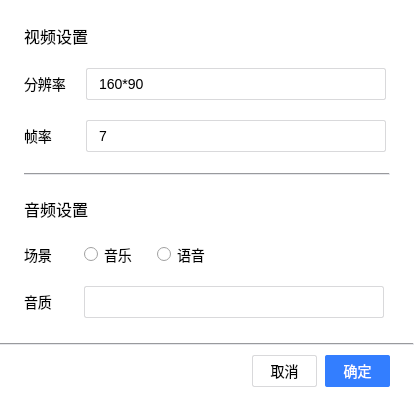
<?xml version="1.0" encoding="UTF-8"?>
<ui version="4.0">
 <class>NESettingWidget</class>
 <widget class="QWidget" name="NESettingWidget">
  <property name="geometry">
   <rect>
    <x>0</x>
    <y>0</y>
    <width>414</width>
    <height>397</height>
   </rect>
  </property>
  <property name="minimumSize">
   <size>
    <width>408</width>
    <height>397</height>
   </size>
  </property>
  <property name="maximumSize">
   <size>
    <width>422</width>
    <height>397</height>
   </size>
  </property>
  <property name="windowTitle">
   <string>Form</string>
  </property>
  <property name="styleSheet">
   <string notr="true">QWidget#NESettingWidget{
	background-color: rgb(255, 255, 255);
}
</string>
  </property>
  <layout class="QVBoxLayout" name="verticalLayout_4">
   <property name="spacing">
    <number>0</number>
   </property>
   <property name="leftMargin">
    <number>0</number>
   </property>
   <property name="topMargin">
    <number>0</number>
   </property>
   <property name="rightMargin">
    <number>0</number>
   </property>
   <property name="bottomMargin">
    <number>0</number>
   </property>
   <item>
    <widget class="QFrame" name="frame">
     <property name="frameShape">
      <enum>QFrame::NoFrame</enum>
     </property>
     <property name="frameShadow">
      <enum>QFrame::Raised</enum>
     </property>
     <layout class="QVBoxLayout" name="verticalLayout_3">
      <property name="spacing">
       <number>20</number>
      </property>
      <property name="leftMargin">
       <number>24</number>
      </property>
      <property name="topMargin">
       <number>24</number>
      </property>
      <property name="rightMargin">
       <number>24</number>
      </property>
      <property name="bottomMargin">
       <number>24</number>
      </property>
      <item>
       <layout class="QVBoxLayout" name="verticalLayout">
        <property name="spacing">
         <number>20</number>
        </property>
        <item>
         <widget class="QLabel" name="label">
          <property name="styleSheet">
           <string notr="true">font-size: 16px</string>
          </property>
          <property name="text">
           <string>视频设置</string>
          </property>
         </widget>
        </item>
        <item>
         <layout class="QFormLayout" name="formLayout">
          <property name="horizontalSpacing">
           <number>20</number>
          </property>
          <property name="verticalSpacing">
           <number>20</number>
          </property>
          <item row="0" column="0">
           <widget class="QLabel" name="label_3">
            <property name="styleSheet">
             <string notr="true">font-size: 14px</string>
            </property>
            <property name="text">
             <string>分辨率</string>
            </property>
           </widget>
          </item>
          <item row="0" column="1">
           <widget class="QComboBox" name="comboxProfile">
            <property name="minimumSize">
             <size>
              <width>300</width>
              <height>32</height>
             </size>
            </property>
            <property name="maximumSize">
             <size>
              <width>300</width>
              <height>32</height>
             </size>
            </property>
            <property name="styleSheet">
             <string notr="true">QComboBox {
    border:1px solid #d9d9db;
    border-radius: 2px;
    padding-left: 12px;
	font-size: 14px;
}

QComboBox::drop-down {
    subcontrol-origin: padding;
    subcontrol-position: top right;
    width: 8px;
	border-left-style: solid;
    border-left-width: 1px;
	padding-right: 12px;
}

QComboBox::down-arrow {
	image: url(:/image/triangle-combox.png);
    max-width: 8px;
    max-height: 4px;
}


</string>
            </property>
            <item>
             <property name="text">
              <string>160*90</string>
             </property>
            </item>
            <item>
             <property name="text">
              <string>320*180</string>
             </property>
            </item>
            <item>
             <property name="text">
              <string>640*360</string>
             </property>
            </item>
            <item>
             <property name="text">
              <string>1280*720</string>
             </property>
            </item>
            <item>
             <property name="text">
              <string>1920*1080</string>
             </property>
            </item>
           </widget>
          </item>
          <item row="1" column="0">
           <widget class="QLabel" name="label_4">
            <property name="styleSheet">
             <string notr="true">font-size: 14px</string>
            </property>
            <property name="text">
             <string>帧率</string>
            </property>
           </widget>
          </item>
          <item row="1" column="1">
           <widget class="QComboBox" name="comboxFramerate">
            <property name="minimumSize">
             <size>
              <width>300</width>
              <height>32</height>
             </size>
            </property>
            <property name="maximumSize">
             <size>
              <width>300</width>
              <height>32</height>
             </size>
            </property>
            <property name="styleSheet">
             <string notr="true">QComboBox {
    border:1px solid #d9d9db;
    border-radius: 2px;
    padding-left: 12px;
	font-size: 14px;
}

QComboBox::drop-down {
    subcontrol-origin: padding;
    subcontrol-position: top right;
    width: 8px;
	border-left-style: solid;
    border-left-width: 1px;
	padding-right: 12px;
}


QComboBox::down-arrow {
	image: url(:/image/triangle-combox.png);
    max-width: 8px;
    max-height: 4px;
}

</string>
            </property>
            <item>
             <property name="text">
              <string>7</string>
             </property>
            </item>
            <item>
             <property name="text">
              <string>10</string>
             </property>
            </item>
            <item>
             <property name="text">
              <string>15</string>
             </property>
            </item>
            <item>
             <property name="text">
              <string>24</string>
             </property>
            </item>
            <item>
             <property name="text">
              <string>30</string>
             </property>
            </item>
           </widget>
          </item>
         </layout>
        </item>
       </layout>
      </item>
      <item>
       <widget class="Line" name="line">
        <property name="styleSheet">
         <string notr="true">background-color: rgb(230, 231, 235);</string>
        </property>
        <property name="frameShadow">
         <enum>QFrame::Raised</enum>
        </property>
        <property name="orientation">
         <enum>Qt::Horizontal</enum>
        </property>
       </widget>
      </item>
      <item>
       <layout class="QVBoxLayout" name="verticalLayout_2">
        <property name="spacing">
         <number>20</number>
        </property>
        <item>
         <widget class="QLabel" name="label_2">
          <property name="styleSheet">
           <string notr="true">font-size: 16px</string>
          </property>
          <property name="text">
           <string>音频设置</string>
          </property>
         </widget>
        </item>
        <item>
         <layout class="QFormLayout" name="formLayout_2">
          <property name="horizontalSpacing">
           <number>32</number>
          </property>
          <property name="verticalSpacing">
           <number>20</number>
          </property>
          <item row="0" column="0">
           <widget class="QLabel" name="label_5">
            <property name="styleSheet">
             <string notr="true">font-size: 14px</string>
            </property>
            <property name="text">
             <string>场景</string>
            </property>
           </widget>
          </item>
          <item row="0" column="1">
           <layout class="QHBoxLayout" name="horizontalLayout">
            <property name="spacing">
             <number>24</number>
            </property>
            <item>
             <widget class="QRadioButton" name="rBMusic">
              <property name="styleSheet">
               <string notr="true">QRadioButton {
	min-width: 14px;
	min-height: 14px;
    font-size: 14px;
}

QRadioButton::indicator {
	width: 14px;
	height: 14px;
}

QRadioButton::indicator::unchecked {
	border-image: url(:/image/radio-uncheck.png);
}

QRadioButton::indicator::checked {
	
	border-image: url(:/image/radio-check.png);
}</string>
              </property>
              <property name="text">
               <string>音乐</string>
              </property>
             </widget>
            </item>
            <item>
             <widget class="QRadioButton" name="rBVoice">
              <property name="styleSheet">
               <string notr="true">QRadioButton {
	min-width: 14px;
	min-height: 14px;
    font-size: 14px;
}

QRadioButton::indicator {
	width: 14px;
	height: 14px;
}

QRadioButton::indicator::unchecked {
	border-image: url(:/image/radio-uncheck.png);
}

QRadioButton::indicator::checked {
	
	border-image: url(:/image/radio-check.png);
}</string>
              </property>
              <property name="text">
               <string>语音</string>
              </property>
             </widget>
            </item>
            <item>
             <spacer name="horizontalSpacer">
              <property name="orientation">
               <enum>Qt::Horizontal</enum>
              </property>
              <property name="sizeHint" stdset="0">
               <size>
                <width>40</width>
                <height>20</height>
               </size>
              </property>
             </spacer>
            </item>
           </layout>
          </item>
          <item row="1" column="0">
           <widget class="QLabel" name="label_6">
            <property name="styleSheet">
             <string notr="true">font-size: 14px</string>
            </property>
            <property name="text">
             <string>音质</string>
            </property>
           </widget>
          </item>
          <item row="1" column="1">
           <widget class="QComboBox" name="comboxAudioQuality">
            <property name="minimumSize">
             <size>
              <width>300</width>
              <height>32</height>
             </size>
            </property>
            <property name="maximumSize">
             <size>
              <width>300</width>
              <height>32</height>
             </size>
            </property>
            <property name="styleSheet">
             <string notr="true">QComboBox {
    border:1px solid #d9d9db;
    border-radius: 2px;
    padding-left: 12px;
	font-size: 14px;
}

QComboBox::drop-down {
    subcontrol-origin: padding;
    subcontrol-position: top right;
    width: 8px;
	border-left-style: solid;
    border-left-width: 1px;
	padding-right: 12px;
}


QComboBox::down-arrow {
	image: url(:/image/triangle-combox.png);
    max-width: 8px;
    max-height: 4px;
}

</string>
            </property>
           </widget>
          </item>
         </layout>
        </item>
       </layout>
      </item>
     </layout>
    </widget>
   </item>
   <item>
    <widget class="Line" name="line_2">
     <property name="styleSheet">
      <string notr="true">background-color: rgb(230, 231, 235);</string>
     </property>
     <property name="frameShadow">
      <enum>QFrame::Raised</enum>
     </property>
     <property name="orientation">
      <enum>Qt::Horizontal</enum>
     </property>
    </widget>
   </item>
   <item>
    <widget class="QFrame" name="frame_2">
     <property name="minimumSize">
      <size>
       <width>0</width>
       <height>52</height>
      </size>
     </property>
     <property name="maximumSize">
      <size>
       <width>16777215</width>
       <height>52</height>
      </size>
     </property>
     <property name="cursor">
      <cursorShape>PointingHandCursor</cursorShape>
     </property>
     <property name="frameShape">
      <enum>QFrame::NoFrame</enum>
     </property>
     <property name="frameShadow">
      <enum>QFrame::Raised</enum>
     </property>
     <layout class="QHBoxLayout" name="horizontalLayout_2">
      <property name="spacing">
       <number>8</number>
      </property>
      <property name="leftMargin">
       <number>0</number>
      </property>
      <property name="topMargin">
       <number>0</number>
      </property>
      <property name="rightMargin">
       <number>24</number>
      </property>
      <property name="bottomMargin">
       <number>0</number>
      </property>
      <item>
       <spacer name="horizontalSpacer_2">
        <property name="orientation">
         <enum>Qt::Horizontal</enum>
        </property>
        <property name="sizeHint" stdset="0">
         <size>
          <width>239</width>
          <height>20</height>
         </size>
        </property>
       </spacer>
      </item>
      <item>
       <widget class="QPushButton" name="btnCancel">
        <property name="minimumSize">
         <size>
          <width>65</width>
          <height>32</height>
         </size>
        </property>
        <property name="cursor">
         <cursorShape>PointingHandCursor</cursorShape>
        </property>
        <property name="styleSheet">
         <string notr="true">font-size: 14px;
border-radius: 2px;
background-color: #FFFFFF;
border: 1px solid #D9D9DB;</string>
        </property>
        <property name="text">
         <string>取消</string>
        </property>
       </widget>
      </item>
      <item>
       <widget class="QPushButton" name="btnConfirm">
        <property name="minimumSize">
         <size>
          <width>65</width>
          <height>32</height>
         </size>
        </property>
        <property name="styleSheet">
         <string notr="true">font-size: 14px;
border-radius: 2px;
color: #FFFFFF;
background-color: rgb(51, 126, 255);</string>
        </property>
        <property name="text">
         <string>确定</string>
        </property>
       </widget>
      </item>
     </layout>
    </widget>
   </item>
  </layout>
 </widget>
 <resources/>
 <connections/>
</ui>
